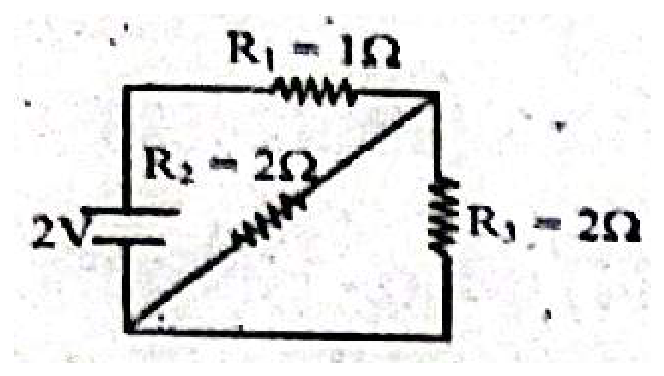
#> input picture backend/data/images/Dhaka_University_2015-16_unit_A_mcq/p01_q01_01.png, 664 x 376 px
$ python -i clean_pdfs_balanced.py   (imports and definitions only)
#> lines starting #> are read from the running program, lines starting #| are printed output that depends on the picture; after the words box and inside, x2 and y2 are one past the last pixel; in counts of white or black regions, pixels touching at a corner belong together
#> further down, picture is the input picture: shape (376, 664, 3); mean B, G, R 229.8, 229.9, 230
#!/usr/bin/env python3
"""
Balanced PDF cleaning: Sharp text + Better noise removal.

Strategy:
- Denoise FIRST (remove noise)
- Sharpen AFTER (enhance text only)
- Stronger threshold to remove remaining noise

Usage:
    python clean_pdfs_balanced.py
"""

import sys
from pathlib import Path

import cv2
import fitz  # PyMuPDF
import numpy as np


def clean_image_balanced(img_array: np.ndarray) -> np.ndarray:
    """
    Clean image with sharp text and minimal noise.

    Strategy: Denoise → Sharpen → Threshold → Clean
    """
    # Convert to grayscale
    if len(img_array.shape) == 3:
        gray = cv2.cvtColor(img_array, cv2.COLOR_BGR2GRAY)
    else:
        gray = img_array

    # Step 1: Strong denoising FIRST (remove noise before sharpening)
    denoised = cv2.bilateralFilter(gray, 11, 100, 100)
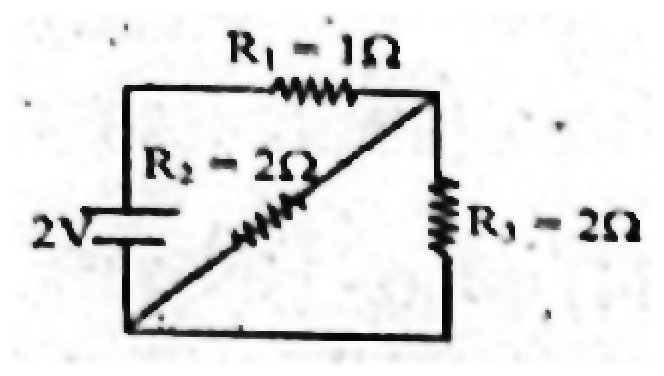
#> denoised: shape (376, 664); min 2, max 255, mean 230.1

    # Step 2: Gentle sharpening (only on denoised image)
    kernel_sharpen = np.array([
        [0, -1, 0],
        [-1, 5, -1],
        [0, -1, 0]
    ])
    sharpened = cv2.filter2D(denoised, -1, kernel_sharpen)
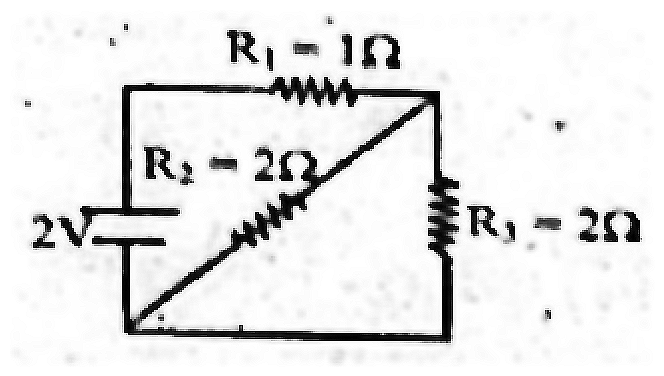
#> sharpened: shape (376, 664); min 0, max 255, mean 230.1

    # Step 3: Adaptive thresholding with higher C to remove noise
    binary = cv2.adaptiveThreshold(
        sharpened,
        255,
        cv2.ADAPTIVE_THRESH_GAUSSIAN_C,
        cv2.THRESH_BINARY,
        17,  # Medium block size
        18   # Higher C = more aggressive noise removal
    )
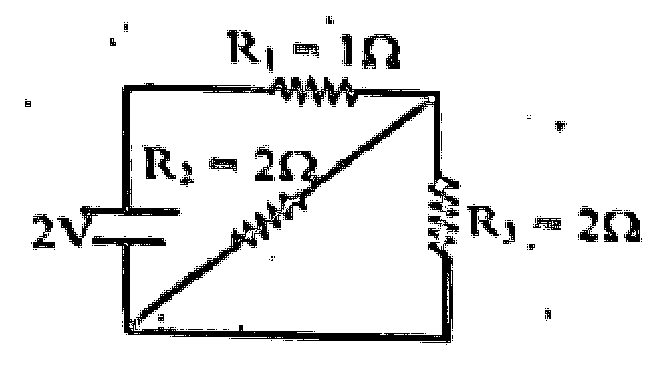
#> binary: shape (376, 664); 92% white; 485 black regions (453 under 20 px), largest, box (x1, y1, x2, y2) and area: (57, 75, 459, 325) 9234, (92, 236, 455, 343) 4397, (362, 34, 400, 69) 646

    # Step 4: Morphological operations to clean up
    # Opening: removes small noise dots
    kernel_open = cv2.getStructuringElement(cv2.MORPH_ELLIPSE, (2, 2))
    opened = cv2.morphologyEx(binary, cv2.MORPH_OPEN, kernel_open)
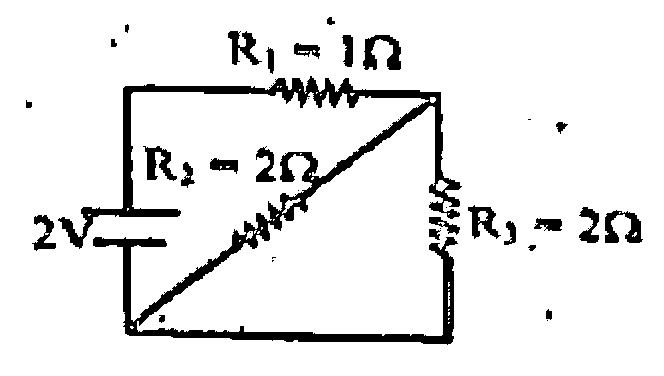
#> opened: shape (376, 664); 91.3% white; 35 black regions (9 under 20 px), largest, box (x1, y1, x2, y2) and area: (58, 76, 462, 345) 15487, (363, 35, 401, 70) 715, (605, 210, 643, 243) 662

    # Closing: fills text gaps
    kernel_close = cv2.getStructuringElement(cv2.MORPH_ELLIPSE, (2, 2))
    closed = cv2.morphologyEx(opened, cv2.MORPH_CLOSE, kernel_close)
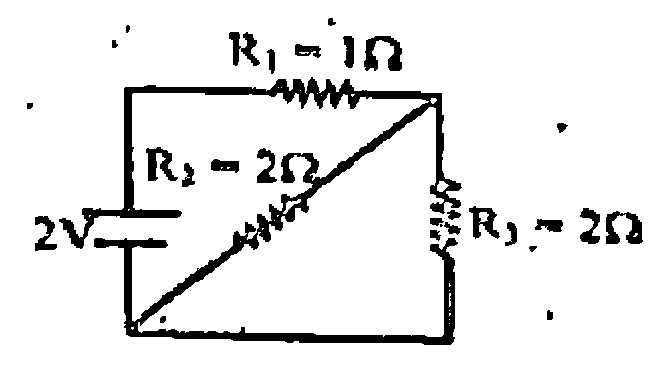
#> closed: shape (376, 664); 91.3% white; 29 black regions (1 under 20 px), largest, box (x1, y1, x2, y2) and area: (59, 77, 462, 345) 15479, (364, 36, 402, 71) 717, (606, 211, 643, 244) 669

    return closed


# [69 lines left out: functions clean_pdf, main, not called in this run]


# [2 lines not run here, left out]

>>> import cv2
>>> picture = cv2.imread('../data/images/Dhaka_University_2015-16_unit_A_mcq/p01_q01_01.png')
>>> result = clean_image_balanced(picture)

$ run again, on backend/data/images/Dhaka_University_2015-16_unit_A_mcq/p02_q25_01.png
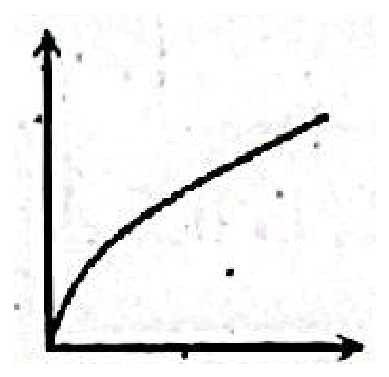
#> input picture backend/data/images/Dhaka_University_2015-16_unit_A_mcq/p02_q25_01.png, 389 x 377 px
#> picture is the input picture: shape (377, 389, 3); mean B, G, R 237.9, 238, 238
#> in clean_image_balanced, `binary = cv2.adaptiveThreshold( sharpened, 255, cv2.ADAPTIVE_THRESH_GA..`:
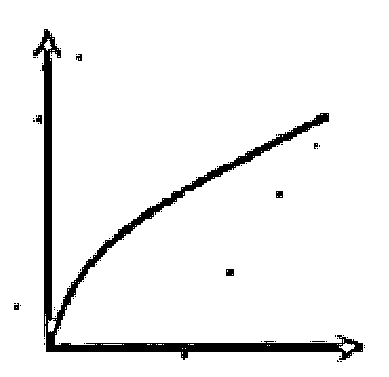
#> binary: shape (377, 389); 94.3% white; 84 black regions (78 under 20 px), largest, box (x1, y1, x2, y2) and area: (33, 29, 363, 360) 8036, (226, 269, 234, 276) 53, (276, 191, 283, 198) 45, (36, 115, 42, 124) 39, (76, 54, 82, 61) 30, (14, 303, 19, 310) 27
#> opened: shape (377, 389); 94.1% white; 7 black regions, largest, box (x1, y1, x2, y2) and area: (34, 30, 365, 363) 8360, (227, 270, 235, 277) 55, (34, 116, 43, 125) 49
#> in clean_image_balanced, `closed = cv2.morphologyEx(opened, cv2.MORPH_CLOSE, kernel_close)`:
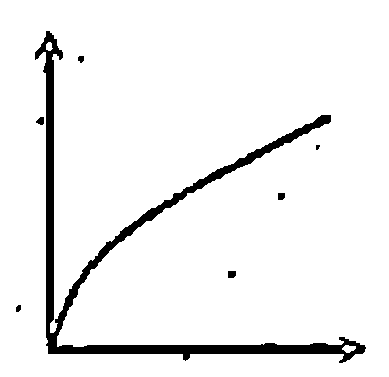
#> closed: shape (377, 389); 94.1% white; 7 black regions (1 under 20 px), largest, box (x1, y1, x2, y2) and area: (35, 31, 366, 363) 8376, (228, 271, 236, 278) 53, (36, 117, 44, 125) 47, (278, 193, 285, 200) 46, (78, 56, 84, 63) 34, (16, 305, 21, 312) 29

$ run again, on backend/data/images/Dhaka_University_2015-16_unit_A_mcq/p02_q25_02.png
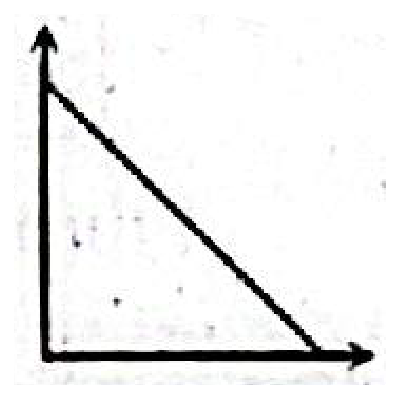
#> input picture backend/data/images/Dhaka_University_2015-16_unit_A_mcq/p02_q25_02.png, 399 x 398 px
#> picture is the input picture: shape (398, 399, 3); mean B, G, R 237.3, 237.4, 237.4
#> in clean_image_balanced, `binary = cv2.adaptiveThreshold( sharpened, 255, cv2.ADAPTIVE_THRESH_GA..`:
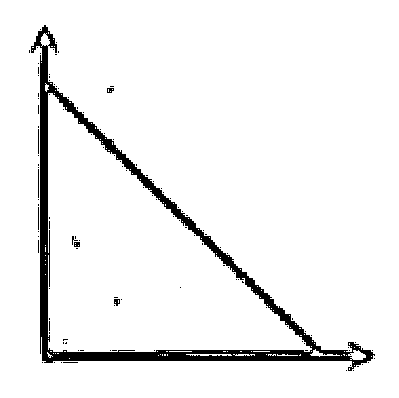
#> binary: shape (398, 399); 94.3% white; 123 black regions (116 under 20 px), largest, box (x1, y1, x2, y2) and area: (31, 25, 375, 371) 8681, (114, 299, 120, 306) 30, (38, 169, 39, 198) 29
#> opened: shape (398, 399); 93.9% white; 7 black regions (3 under 20 px), largest, box (x1, y1, x2, y2) and area: (30, 26, 376, 372) 9561, (73, 237, 81, 250) 61, (115, 298, 122, 307) 41, (108, 87, 115, 94) 36
#> in clean_image_balanced, `closed = cv2.morphologyEx(opened, cv2.MORPH_CLOSE, kernel_close)`:
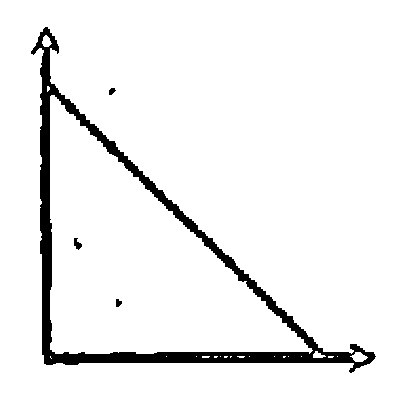
#> closed: shape (398, 399); 93.9% white; 4 black regions, box (x1, y1, x2, y2) and area: (31, 27, 376, 373) 9619, (74, 238, 82, 250) 57, (116, 299, 122, 307) 36, (109, 88, 116, 95) 34

$ run again, on backend/data/images/Dhaka_University_2015-16_unit_A_mcq/p02_q25_03.png
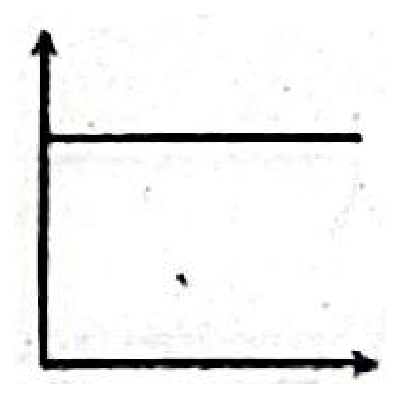
#> input picture backend/data/images/Dhaka_University_2015-16_unit_A_mcq/p02_q25_03.png, 399 x 397 px
#> picture is the input picture: shape (397, 399, 3); mean B, G, R 238.4, 238.6, 238.6
#> in clean_image_balanced, `binary = cv2.adaptiveThreshold( sharpened, 255, cv2.ADAPTIVE_THRESH_GA..`:
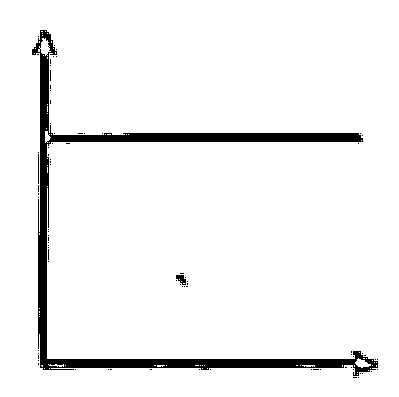
#> binary: shape (397, 399); 94.4% white; 82 black regions (79 under 20 px), largest, box (x1, y1, x2, y2) and area: (32, 30, 378, 376) 8562, (176, 275, 186, 285) 64, (38, 154, 39, 184) 30
#> opened: shape (397, 399); 94.2% white; 4 black regions (2 under 20 px), largest, box (x1, y1, x2, y2) and area: (33, 31, 379, 379) 9122, (177, 274, 189, 287) 87
#> in clean_image_balanced, `closed = cv2.morphologyEx(opened, cv2.MORPH_CLOSE, kernel_close)`:
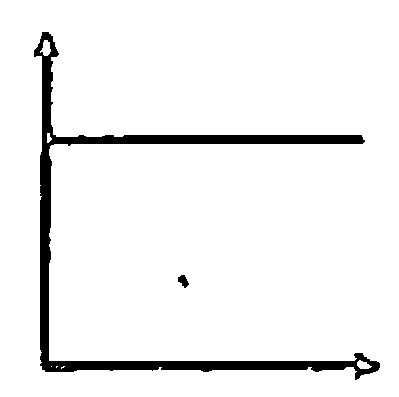
#> closed: shape (397, 399); 94.2% white; 2 black regions, box (x1, y1, x2, y2) and area: (34, 32, 380, 380) 9119, (178, 275, 189, 288) 86
